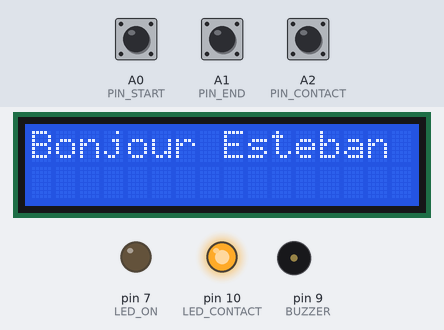
The sketch below on a simulated Arduino Uno, built with avr-gcc and run on an emulated ATmega328P. Parts: 16×2 character LCD, output pins drawn as LEDs (lit = HIGH), buzzer (waves = sounding). The test bench sets the inputs (shaded band); at power-on: A0 (PIN_START) HIGH, A2 (PIN_CONTACT) HIGH, A1 (PIN_END) HIGH.

Above: at 1.2 s.
1.3 s: A0 (PIN_START) pulled LOW for 0.15 s
At 1.9 s:
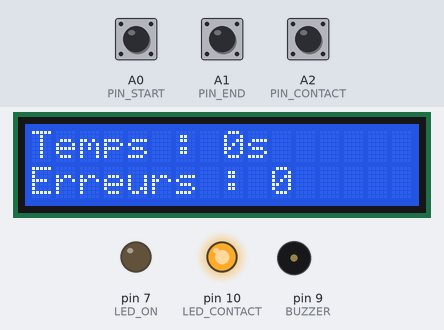
4.4 s: A2 (PIN_CONTACT) pulled LOW for 1 s
At 5.2 s:
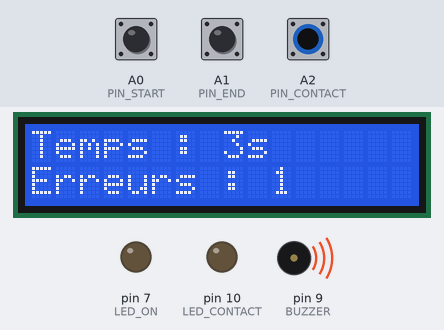
8.4 s: A2 (PIN_CONTACT) pulled LOW for 0.15 s
At 10.1 s:
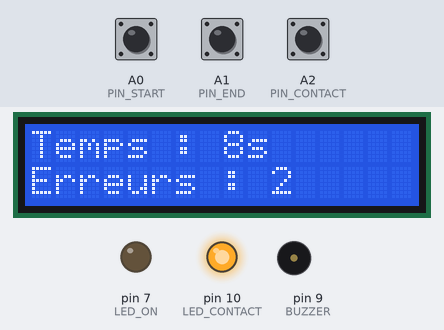
10.4 s: A2 (PIN_CONTACT) pulled LOW for 1 s
At 13.6 s:
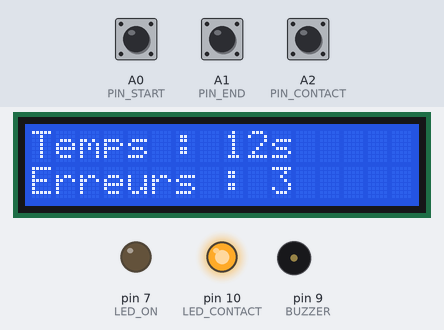
14.4 s: A1 (PIN_END) pulled LOW for 0.15 s
16.0 s: A0 (PIN_START) pulled LOW for 1 s
At 17.8 s:
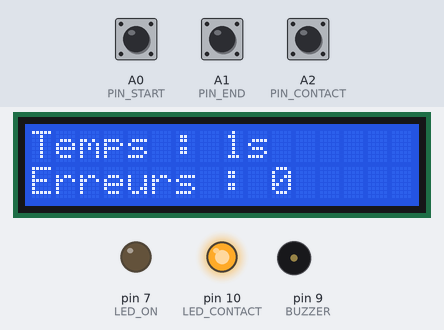
Timing chart, 0 to 19.3 s (numbered marks = the images above; inputs shaded):
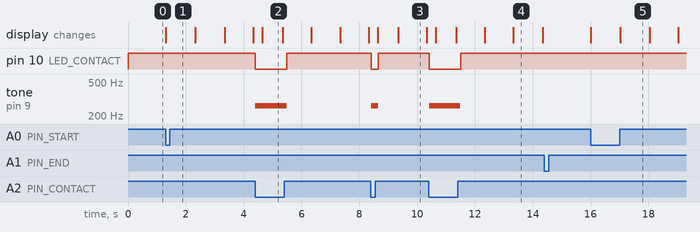

Measured:
- after the input at 1.3 s, the display: changes at once (image 1)
- after the input at 4.4 s, pin 10 (LED_CONTACT): HIGH → LOW at once, → HIGH 1.1 s later; tone on pin 9 (BUZZER): silent → 262 Hz at once, → silent 1.1 s later
- after the input at 8.4 s, pin 10 (LED_CONTACT): HIGH → LOW at once, → HIGH 0.25 s later; tone on pin 9 (BUZZER): silent → 262 Hz at once, → silent 0.24 s later
- after the input at 10.4 s, pin 10 (LED_CONTACT): HIGH → LOW at once, → HIGH 1.1 s later; tone on pin 9 (BUZZER): silent → 262 Hz at once, → silent 1.1 s later
- after the input at 14.4 s, every drawn part: stays the same
- after the input at 16.0 s, the display: first changes at once (image 5 shows a later state)
- what the display in image 2 shows lasts 0.7 s, from 4.6 s to 5.3 s
- what the display in image 4 shows lasts 1.0 s, from 13.3 s to 14.3 s

The sketch:

WireGame.ino
```cpp
#include <LiquidCrystal.h>

/**
 * Define all inputs
 */
#define PIN_START   A0
#define PIN_END     A1
#define PIN_CONTACT A2


/**
 * Define all output
 */
#define LED_ON      7
#define LED_CONTACT 10

#define BUZZER      9

#define CONTACT_LED_LENGTH 100

boolean is_running = false;
boolean has_contact = false;
unsigned long contact_time;
unsigned int nb_contact = 0;
unsigned long game_time;

// initialize the library with the numbers of the interface pins
LiquidCrystal lcd(12, 11, 5, 4, 3, 2);

/**
 * Setup environment
 */
void setup()
{
    // Init pins mode
    pinMode(PIN_START, INPUT);
    pinMode(PIN_END, INPUT);
    pinMode(PIN_CONTACT, INPUT);
    pinMode(LED_ON, OUTPUT);
    pinMode(LED_CONTACT, OUTPUT);

    // LEDs initial state
    digitalWrite(LED_ON, LOW);
    digitalWrite(LED_CONTACT, HIGH);

    // activate pull-up
    digitalWrite(PIN_START, HIGH);
    digitalWrite(PIN_END, HIGH);
    digitalWrite(PIN_CONTACT, HIGH);

    // set up the LCD's number of columns and rows:
    lcd.begin(16, 2);

    // Display welcome message
    lcd.clear();
    lcd.setCursor(0,0);
    lcd.print("Bonjour Esteban :-)");
}

/**
 * Main loop
 */
void loop()
{
    // start game
    if (! is_running && digitalRead(PIN_START) == LOW) {
        initGame();
    }
    if (is_running) {
        // End game ?
        if (digitalRead(PIN_END) == LOW) {
            endGame();
        }
        // Contact ?
        if (digitalRead(PIN_CONTACT) == LOW) {
            if (! has_contact) {
                nb_contact++;
            }
            tone(BUZZER, 262, 100);
            has_contact = true;
            contact_time = millis();
            digitalWrite(LED_CONTACT, LOW);
        }
        // End of contact ?
        if (has_contact && (millis() - contact_time > CONTACT_LED_LENGTH)) {
            digitalWrite(LED_CONTACT, HIGH);
            has_contact = false;
        }
        displayScore();
    }
    delay(10);
}


/**
 * Initialize new game, reset values to initial states
 *
 * @return void
 */
void initGame()
{
    is_running = true;
    has_contact = false;
    nb_contact = 0;
    game_time = millis();
    digitalWrite(LED_CONTACT, HIGH);
}  // initGame

/**
 * End game and set data to sleeping mode
 *
 * @return void
 */
void endGame()
{
    is_running = false;
    has_contact = false;
    digitalWrite(LED_CONTACT, HIGH);
    displayScore();
}  // endGame

/**
 * Contact activated
 */
void displayScore()
{
    unsigned long game_length;
    game_length = (millis() - game_time) / 1000;
    lcd.clear();
    lcd.setCursor(0,0);
    // Print a message to the LCD.
    lcd.print("Temps : ");
    lcd.print(game_length);
    lcd.print("s");
    lcd.setCursor(0,2);
    lcd.print("Erreurs : ");
    lcd.print(nb_contact);
}
```
